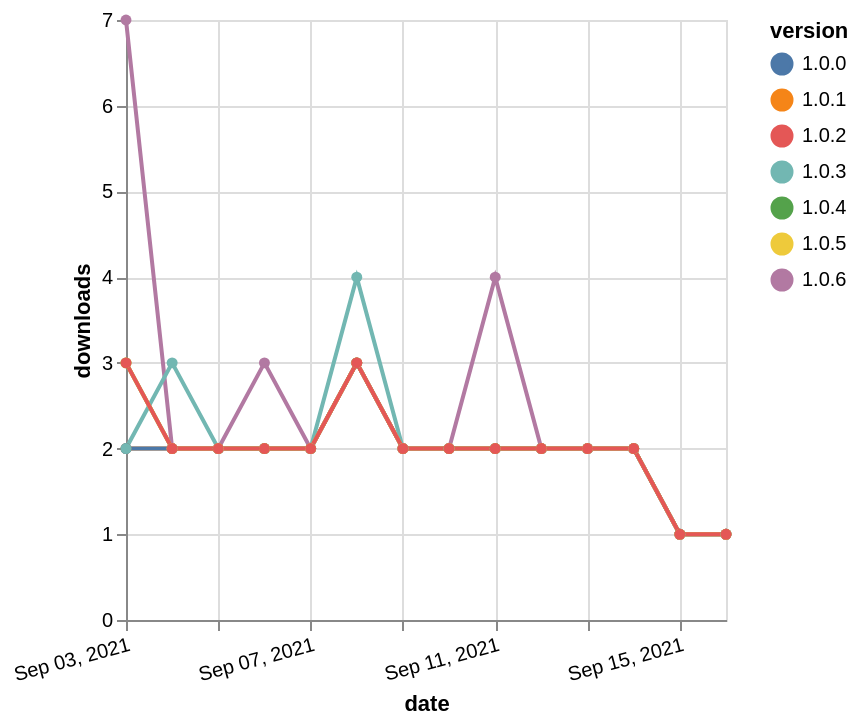

Vega-Lite specification for this chart:
### Vega-Lite specification from a JSON file in a GitHub repository (floating-point values rounded to 4 significant figures)
{"$schema": "https://vega.github.io/schema/vega-lite/v5.json", "description": "A simple bar chart with embedded data.", "data": {"values": [{"date": "2021-09-03", "total": 259, "delta": 3, "version": "1.0.4"}, {"date": "2021-09-04", "total": 261, "delta": 2, "version": "1.0.4"}, {"date": "2021-09-05", "total": 263, "delta": 2, "version": "1.0.4"}, {"date": "2021-09-06", "total": 265, "delta": 2, "version": "1.0.4"}, {"date": "2021-09-07", "total": 267, "delta": 2, "version": "1.0.4"}, {"date": "2021-09-08", "total": 270, "delta": 3, "version": "1.0.4"}, {"date": "2021-09-09", "total": 272, "delta": 2, "version": "1.0.4"}, {"date": "2021-09-10", "total": 274, "delta": 2, "version": "1.0.4"}, {"date": "2021-09-11", "total": 276, "delta": 2, "version": "1.0.4"}, {"date": "2021-09-12", "total": 278, "delta": 2, "version": "1.0.4"}, {"date": "2021-09-13", "total": 280, "delta": 2, "version": "1.0.4"}, {"date": "2021-09-14", "total": 282, "delta": 2, "version": "1.0.4"}, {"date": "2021-09-15", "total": 283, "delta": 1, "version": "1.0.4"}, {"date": "2021-09-16", "total": 284, "delta": 1, "version": "1.0.4"}, {"date": "2021-09-03", "total": 759, "delta": 2, "version": "1.0.1"}, {"date": "2021-09-04", "total": 761, "delta": 2, "version": "1.0.1"}, {"date": "2021-09-05", "total": 763, "delta": 2, "version": "1.0.1"}, {"date": "2021-09-06", "total": 765, "delta": 2, "version": "1.0.1"}, {"date": "2021-09-07", "total": 767, "delta": 2, "version": "1.0.1"}, {"date": "2021-09-08", "total": 770, "delta": 3, "version": "1.0.1"}, {"date": "2021-09-09", "total": 772, "delta": 2, "version": "1.0.1"}, {"date": "2021-09-10", "total": 774, "delta": 2, "version": "1.0.1"}, {"date": "2021-09-11", "total": 776, "delta": 2, "version": "1.0.1"}, {"date": "2021-09-12", "total": 778, "delta": 2, "version": "1.0.1"}, {"date": "2021-09-13", "total": 780, "delta": 2, "version": "1.0.1"}, {"date": "2021-09-14", "total": 782, "delta": 2, "version": "1.0.1"}, {"date": "2021-09-15", "total": 783, "delta": 1, "version": "1.0.1"}, {"date": "2021-09-16", "total": 784, "delta": 1, "version": "1.0.1"}, {"date": "2021-09-03", "total": 784, "delta": 2, "version": "1.0.0"}, {"date": "2021-09-04", "total": 786, "delta": 2, "version": "1.0.0"}, {"date": "2021-09-05", "total": 788, "delta": 2, "version": "1.0.0"}, {"date": "2021-09-06", "total": 790, "delta": 2, "version": "1.0.0"}, {"date": "2021-09-07", "total": 792, "delta": 2, "version": "1.0.0"}, {"date": "2021-09-08", "total": 795, "delta": 3, "version": "1.0.0"}, {"date": "2021-09-09", "total": 797, "delta": 2, "version": "1.0.0"}, {"date": "2021-09-10", "total": 799, "delta": 2, "version": "1.0.0"}, {"date": "2021-09-11", "total": 801, "delta": 2, "version": "1.0.0"}, {"date": "2021-09-12", "total": 803, "delta": 2, "version": "1.0.0"}, {"date": "2021-09-13", "total": 805, "delta": 2, "version": "1.0.0"}, {"date": "2021-09-14", "total": 807, "delta": 2, "version": "1.0.0"}, {"date": "2021-09-15", "total": 808, "delta": 1, "version": "1.0.0"}, {"date": "2021-09-16", "total": 809, "delta": 1, "version": "1.0.0"}, {"date": "2021-09-03", "total": 38, "delta": 7, "version": "1.0.6"}, {"date": "2021-09-04", "total": 40, "delta": 2, "version": "1.0.6"}, {"date": "2021-09-05", "total": 42, "delta": 2, "version": "1.0.6"}, {"date": "2021-09-06", "total": 45, "delta": 3, "version": "1.0.6"}, {"date": "2021-09-07", "total": 47, "delta": 2, "version": "1.0.6"}, {"date": "2021-09-08", "total": 50, "delta": 3, "version": "1.0.6"}, {"date": "2021-09-09", "total": 52, "delta": 2, "version": "1.0.6"}, {"date": "2021-09-10", "total": 54, "delta": 2, "version": "1.0.6"}, {"date": "2021-09-11", "total": 58, "delta": 4, "version": "1.0.6"}, {"date": "2021-09-12", "total": 60, "delta": 2, "version": "1.0.6"}, {"date": "2021-09-13", "total": 62, "delta": 2, "version": "1.0.6"}, {"date": "2021-09-14", "total": 64, "delta": 2, "version": "1.0.6"}, {"date": "2021-09-15", "total": 65, "delta": 1, "version": "1.0.6"}, {"date": "2021-09-16", "total": 66, "delta": 1, "version": "1.0.6"}, {"date": "2021-09-03", "total": 475, "delta": 2, "version": "1.0.3"}, {"date": "2021-09-04", "total": 478, "delta": 3, "version": "1.0.3"}, {"date": "2021-09-05", "total": 480, "delta": 2, "version": "1.0.3"}, {"date": "2021-09-06", "total": 482, "delta": 2, "version": "1.0.3"}, {"date": "2021-09-07", "total": 484, "delta": 2, "version": "1.0.3"}, {"date": "2021-09-08", "total": 488, "delta": 4, "version": "1.0.3"}, {"date": "2021-09-09", "total": 490, "delta": 2, "version": "1.0.3"}, {"date": "2021-09-10", "total": 492, "delta": 2, "version": "1.0.3"}, {"date": "2021-09-11", "total": 494, "delta": 2, "version": "1.0.3"}, {"date": "2021-09-12", "total": 496, "delta": 2, "version": "1.0.3"}, {"date": "2021-09-13", "total": 498, "delta": 2, "version": "1.0.3"}, {"date": "2021-09-14", "total": 500, "delta": 2, "version": "1.0.3"}, {"date": "2021-09-15", "total": 501, "delta": 1, "version": "1.0.3"}, {"date": "2021-09-16", "total": 502, "delta": 1, "version": "1.0.3"}, {"date": "2021-09-03", "total": 199, "delta": 3, "version": "1.0.5"}, {"date": "2021-09-04", "total": 201, "delta": 2, "version": "1.0.5"}, {"date": "2021-09-05", "total": 203, "delta": 2, "version": "1.0.5"}, {"date": "2021-09-06", "total": 205, "delta": 2, "version": "1.0.5"}, {"date": "2021-09-07", "total": 207, "delta": 2, "version": "1.0.5"}, {"date": "2021-09-08", "total": 210, "delta": 3, "version": "1.0.5"}, {"date": "2021-09-09", "total": 212, "delta": 2, "version": "1.0.5"}, {"date": "2021-09-10", "total": 214, "delta": 2, "version": "1.0.5"}, {"date": "2021-09-11", "total": 216, "delta": 2, "version": "1.0.5"}, {"date": "2021-09-12", "total": 218, "delta": 2, "version": "1.0.5"}, {"date": "2021-09-13", "total": 220, "delta": 2, "version": "1.0.5"}, {"date": "2021-09-14", "total": 222, "delta": 2, "version": "1.0.5"}, {"date": "2021-09-15", "total": 223, "delta": 1, "version": "1.0.5"}, {"date": "2021-09-16", "total": 224, "delta": 1, "version": "1.0.5"}, {"date": "2021-09-03", "total": 702, "delta": 3, "version": "1.0.2"}, {"date": "2021-09-04", "total": 704, "delta": 2, "version": "1.0.2"}, {"date": "2021-09-05", "total": 706, "delta": 2, "version": "1.0.2"}, {"date": "2021-09-06", "total": 708, "delta": 2, "version": "1.0.2"}, {"date": "2021-09-07", "total": 710, "delta": 2, "version": "1.0.2"}, {"date": "2021-09-08", "total": 713, "delta": 3, "version": "1.0.2"}, {"date": "2021-09-09", "total": 715, "delta": 2, "version": "1.0.2"}, {"date": "2021-09-10", "total": 717, "delta": 2, "version": "1.0.2"}, {"date": "2021-09-11", "total": 719, "delta": 2, "version": "1.0.2"}, {"date": "2021-09-12", "total": 721, "delta": 2, "version": "1.0.2"}, {"date": "2021-09-13", "total": 723, "delta": 2, "version": "1.0.2"}, {"date": "2021-09-14", "total": 725, "delta": 2, "version": "1.0.2"}, {"date": "2021-09-15", "total": 726, "delta": 1, "version": "1.0.2"}, {"date": "2021-09-16", "total": 727, "delta": 1, "version": "1.0.2"}]}, "width": "container", "mark": {"type": "line", "point": {"filled": true}}, "encoding": {"x": {"field": "date", "type": "temporal", "timeUnit": "yearmonthdate", "title": "date", "axis": {"labelAngle": -15}}, "y": {"field": "delta", "type": "quantitative", "title": "downloads"}, "color": {"field": "version", "type": "nominal"}, "tooltip": {"field": "delta"}}}
